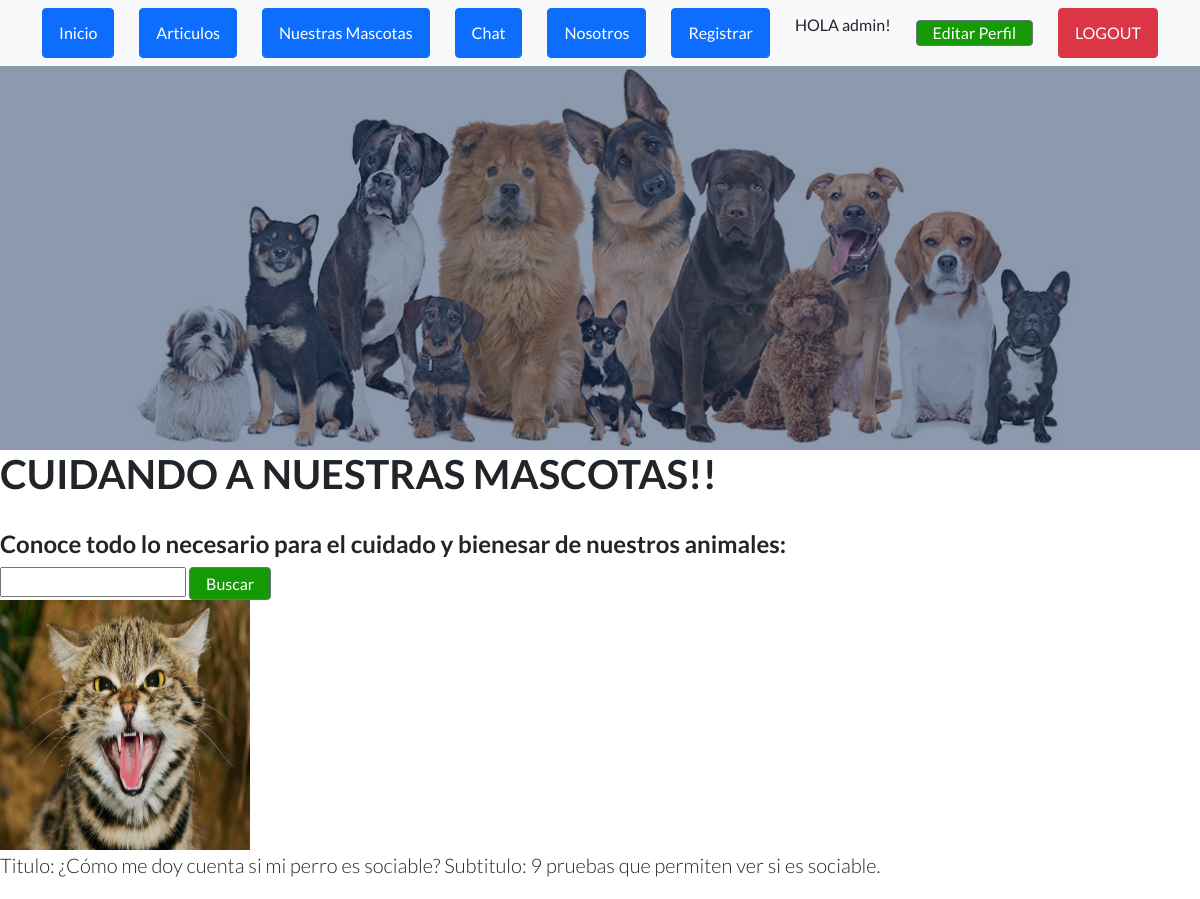
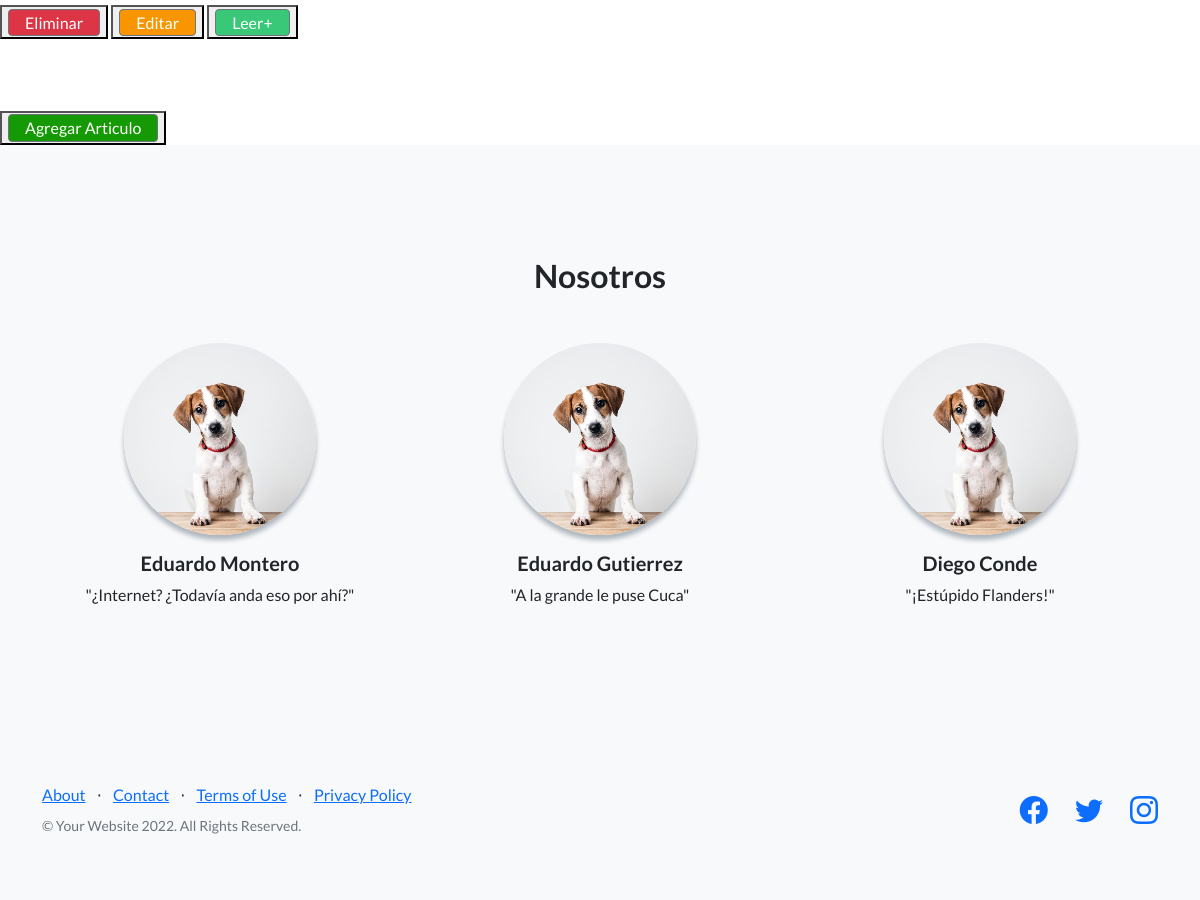
Page /leerarticulo/1 (signed in) on the committed database (2 pictures, top to bottom).
### App/models.py (models this page shows)
class Articulo (models.Model):  #Clase para importar articulos de Veterinaria
    titulo = models.CharField(max_length=50)
    subtitulo = models.CharField(max_length=50)
    cuerpo = RichTextField(blank=True, null=True)
    autor = models.CharField(max_length=40)
    fecha = models.DateTimeField()
    editado = models.CharField(max_length=10)
    imagen = models.ImageField(upload_to = "articulos", null=True, blank=True)
    def __str__(self) -> str:
        return 'Titulo: '+ self.titulo + ' Subtitulo: ' + str(self.subtitulo)

### App/views.py (the view)
# urls.py: path('leerarticulo/<id_art>', leerarticulo, name='leerarticulo'),
@login_required
def leerarticulo(request,id_art):
    articulo = Articulo.objects.filter(id=id_art)
    print(request.method)
    if request.method == "POST":
        contexto={"articulos":articulo}
        return render(request, "App/articulos.html",contexto)
    else:
        contexto={"articulos":articulo}
    return render(request, "App/articulos.html",contexto)

### App/templates/App/articulos.html (shortened to what this page needs)
{% extends "App/padre.html" %}
{% load static %}
{% block cambia %}
<h1>CUIDANDO A NUESTRAS MASCOTAS!!</h1>
<br>
<h4>Conoce todo lo necesario para el cuidado y bienesar de nuestros animales:</h4>
        <form action = "{% url 'buscararticulo' %}" method="GET">
            <input type="text" name = 'titulo'  id = 'titulo' >
            <input class="btn btn-crud-buscar" type = 'submit', value='Buscar'>
        </form>
    {% for articulo in articulos %}
    <img src="/{{ articulo.imagen }}" width="250"
    height="250">
    <br>
    <p class="lead mb-0">{{ articulo }}</p>
    <br>
    {% if request.user.is_superuser %}
    <button>
        <a class="btn btn-crud-eliminar" href="{% url 'eliminararticulo' articulo.id %}"> Eliminar</a>
    </button>
    <button>
        <a class="btn btn-crud-editar" href="{% url 'editararticulo' articulo.id %}"> Editar</a>
    </button>
    {% endif %}
    <button>
        <a class="btn btn-crud-leer" href="{% url 'leerarticulo' articulo.id %}"> Leer+</a>
    </button>
    <br>
    <br>
{% endfor %}
<br><br>
<button>
    <a class="btn btn-crud-agregar" href='/articuloFormulario/'> Agregar Articulo</a>
</button>
{% endblock %}

### App/templates/App/padre.html (shortened to what this page needs)
<!DOCTYPE html>
<html lang="en">
    <head>
        {% load static %}
        <link href="https://cdn.jsdelivr.net/npm/bootstrap-icons@1.5.0/font/bootstrap-icons.css" rel="stylesheet" type="text/css" />
        <link href="{% static 'App/css/styles.css'%}" rel="stylesheet" />
    </head>
    <body>
        <nav class="navbar navbar-light bg-light static-top">
            <div class="container">
                <a class="btn btn-primary" href="{% url 'Inicio' %}">Inicio</a>
                <a class="btn btn-primary" href="{% url 'articulos' %}">Articulos</a>
                <a class="btn btn-primary" href="{% url 'nuestrasmascotas' %}">Nuestras Mascotas</a>
                <a class="btn btn-primary" href="{% url 'Inicio' %}">Chat</a>
                <a class="btn btn-primary" href="{% url 'Nosotros' %}">Nosotros</a>
                <a class="btn btn-primary" href="{% url 'register' %}">Registrar</a>
                {% if not request.user.is_authenticated %}
                <a class="btn btn-danger" href="{% url 'login' %}">LOGIN</a>
                {% else %}
                <p> HOLA {{ request.user.username }}!</p>
                <a class="btn btn-crud-editar_perfil" href="{% url 'editarperfil' %}">Editar Perfil</a>
                <a class="btn btn-danger" href="{% url 'logout' %}">LOGOUT</a>
                {% endif %}
            </div>
        </nav>
        <header class="masthead">
        </header>
        {% block cambia %}
        {% endblock %}
        <section class="testimonials text-center bg-light">
            <div class="container">
                <h2 class="mb-5">Nosotros</h2>
                <div class="row">
                    <div class="col-lg-4">
                        <div class="testimonial-item mx-auto mb-5 mb-lg-0">
                            <img class="img-fluid rounded-circle mb-3" src="/mascotas/perro_uRommvI.jpg" alt="..." />
                            <h5>Eduardo Montero</h5>
                            <p class="font-weight-light mb-0">"¿Internet? ¿Todavía anda eso por ahí?"</p>
                        </div>
                    </div>
                    <div class="col-lg-4">
                        <div class="testimonial-item mx-auto mb-5 mb-lg-0">
                            <img class="img-fluid rounded-circle mb-3" src="/mascotas/perro_uRommvI.jpg" alt="..." />
                            <h5>Eduardo Gutierrez</h5>
                            <p class="font-weight-light mb-0">"A la grande le puse Cuca"</p>
                        </div>
                    </div>
                    <div class="col-lg-4">
                        <div class="testimonial-item mx-auto mb-5 mb-lg-0">
                            <img class="img-fluid rounded-circle mb-3" src="/mascotas/perro_uRommvI.jpg" alt="..." />
                            <h5>Diego Conde</h5>
                            <p class="font-weight-light mb-0">"¡Estúpido Flanders!"</p>
                        </div>
                    </div>
                </div>
            </div>
        </section>
        <footer class="footer bg-light">
            <div class="container">
                <div class="row">
                    <div class="col-lg-6 h-100 text-center text-lg-start my-auto">
                        <ul class="list-inline mb-2">
                            <li class="list-inline-item"><a href="#!">About</a></li>
                            <li class="list-inline-item">⋅</li>
                            <li class="list-inline-item"><a href="#!">Contact</a></li>
                            <li class="list-inline-item">⋅</li>
                            <li class="list-inline-item"><a href="#!">Terms of Use</a></li>
                            <li class="list-inline-item">⋅</li>
                            <li class="list-inline-item"><a href="#!">Privacy Policy</a></li>
                        </ul>
                        <p class="text-muted small mb-4 mb-lg-0">&copy; Your Website 2022. All Rights Reserved.</p>
                    </div>
                    <div class="col-lg-6 h-100 text-center text-lg-end my-auto">
                        <ul class="list-inline mb-0">
                            <li class="list-inline-item me-4">
                                <a href="#!"><i class="bi-facebook fs-3"></i></a>
                            </li>
                            <li class="list-inline-item me-4">
                                <a href="#!"><i class="bi-twitter fs-3"></i></a>
                            </li>
                            <li class="list-inline-item">
                                <a href="#!"><i class="bi-instagram fs-3"></i></a>
                            </li>
                        </ul>
                    </div>
                </div>
            </div>
        </footer>
    </body>
</html>

### rows in the picture
Articulo: imagen (picture), titulo+subtitulo "Titulo: ¿Cómo me doy cuenta si mi perro es sociable? Subtitulo: 9 pruebas que permiten ver si es sociable."

### other values in the picture
{{ request.user.username }} "admin"
